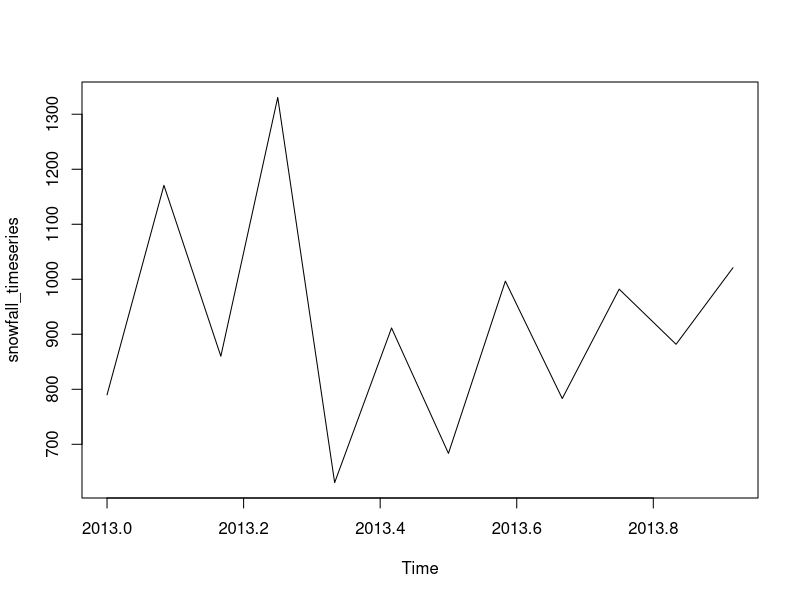
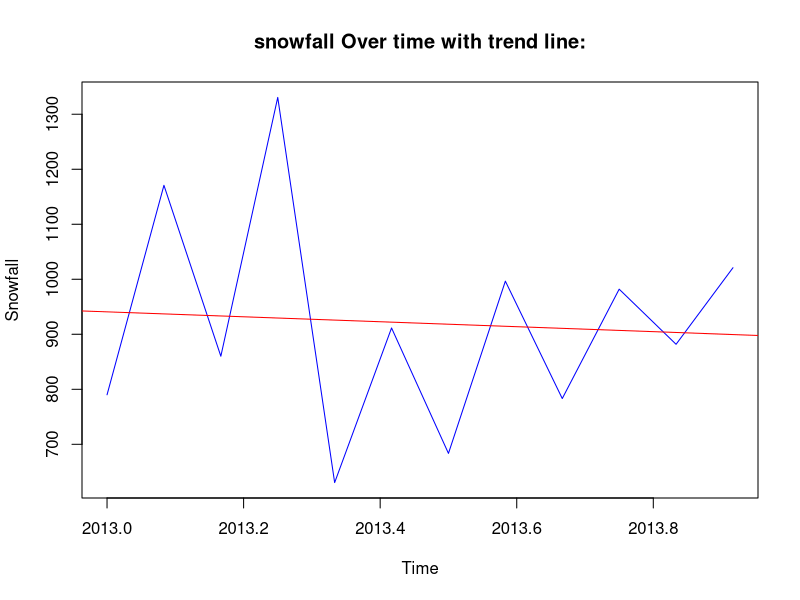

R code for these plots, in order:
snowfall <- c(790, 1170.8, 860.1, 1330.6, 630.4, 911.5, 683.5, 996.6, 783.2, 982,881.8,1021 )
snowfall_timeseries <- ts(snowfall,start=c(2013,1),frequency = 12)
print(snowfall_timeseries)
png(file="snowfall.png")
plot(snowfall_timeseries)
dev.off()
model <- lm(snowfall_timeseries~time(snowfall_timeseries))
png(file="snowfall_with_trend.png")
plot(snowfall_timeseries,main="snowfall Over time with trend line:",xlab="Time",ylab="Snowfall",col="blue")
abline(model,col="red")
dev.off()